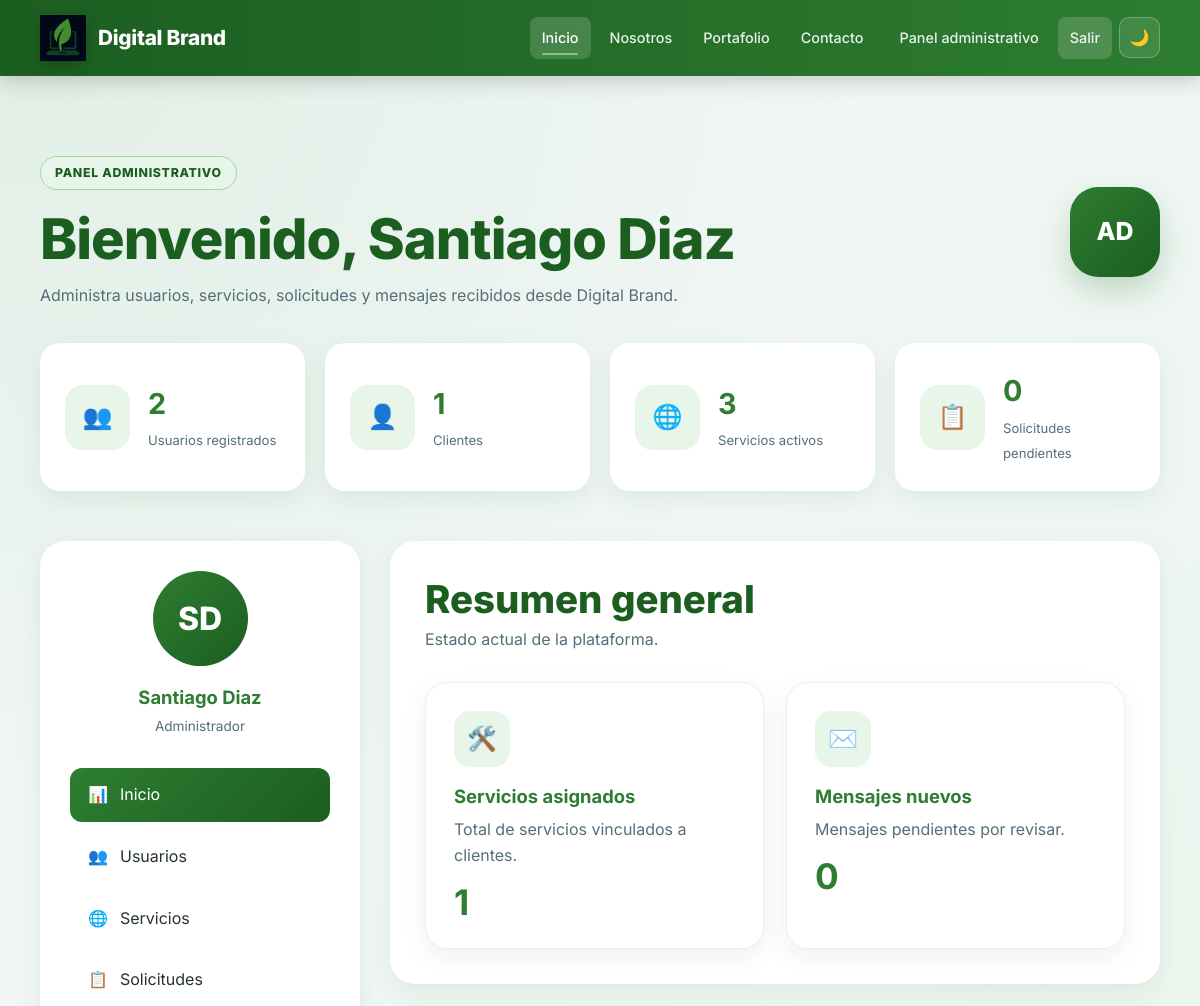
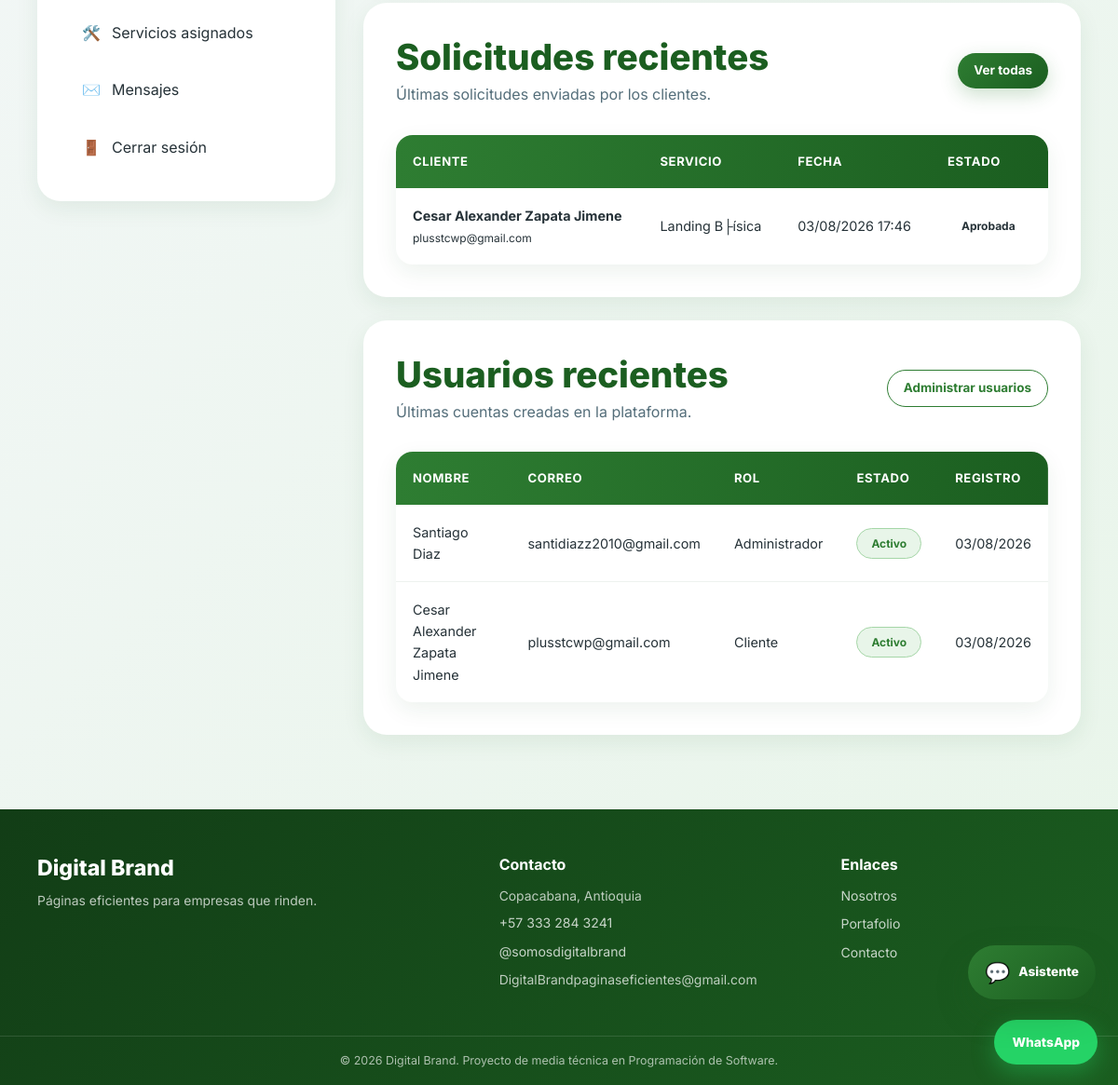
/admin/index.php (signed in), run on the app's committed database (2 pictures, top to bottom).
### tables this page shows
CREATE TABLE `solicitudes_planes` (
  `id` int(10) UNSIGNED NOT NULL,
  `id_usuario` int(10) UNSIGNED NOT NULL,
  `id_servicio` int(10) UNSIGNED NOT NULL,
  `mensaje` text DEFAULT NULL,
  `estado` enum('pendiente','en revisión','aprobada','rechazada','atendida') NOT NULL DEFAULT 'pendiente',
  `fecha_solicitud` timestamp NOT NULL DEFAULT current_timestamp(),
  `fecha_atencion` datetime DEFAULT NULL
);

CREATE TABLE `usuarios` (
  `id_usuario` int(10) UNSIGNED NOT NULL,
  `nombre` varchar(100) NOT NULL,
  `correo` varchar(150) NOT NULL,
  `contrasena` varchar(255) NOT NULL,
  `telefono` varchar(20) DEFAULT NULL,
  `empresa` varchar(120) DEFAULT NULL,
  `rol` enum('cliente','administrador') NOT NULL DEFAULT 'cliente',
  `estado` enum('activo','inactivo') NOT NULL DEFAULT 'activo',
  `fecha_registro` timestamp NOT NULL DEFAULT current_timestamp(),
  `fecha_actualizacion` timestamp NOT NULL DEFAULT current_timestamp() ON UPDATE current_timestamp()
);

CREATE TABLE `servicios` (
  `id_servicio` int(10) UNSIGNED NOT NULL,
  `nombre` varchar(100) NOT NULL,
  `descripcion` text NOT NULL,
  `precio` decimal(12,2) NOT NULL DEFAULT 0.00,
  `caracteristicas` text DEFAULT NULL,
  `estado` enum('activo','inactivo') NOT NULL DEFAULT 'activo',
  `fecha_creacion` timestamp NOT NULL DEFAULT current_timestamp(),
  `fecha_actualizacion` timestamp NOT NULL DEFAULT current_timestamp() ON UPDATE current_timestamp()
);

### admin/index.php (the view, shortened to what the rows shown need)
<?php
$conexion = Database::conectar();
$solicitudesRecientes = $conexion->query("
    SELECT
        sp.id,
        sp.estado,
        sp.fecha_solicitud,
        u.nombre AS usuario,
        u.correo,
        s.nombre AS servicio
    FROM solicitudes_planes sp
    INNER JOIN usuarios u
        ON u.id_usuario = sp.id_usuario
    INNER JOIN servicios s
        ON s.id_servicio = sp.id_servicio
    ORDER BY sp.fecha_solicitud DESC
    LIMIT 5
")->fetchAll();
$usuariosRecientes = $conexion->query("
    SELECT
        id_usuario,
        nombre,
        correo,
        rol,
        estado,
        fecha_registro
    FROM usuarios
    ORDER BY fecha_registro DESC
    LIMIT 5
")->fetchAll();
require_once __DIR__ . '/../includes/header.php';
?>
<section class="seccion">
    <div class="contenedor">
        <div class="panel-bienvenida">
            <div>
                <h1>
                    Bienvenido,
                    <?php echo escapar($_SESSION['nombre']); ?>
                </h1>
            </div>
        </div>
        <div class="dashboard">
            <div class="dashboard-content">
                <section class="panel">
                    <div class="panel-header">
                        <div>
                            <h2>
                                Resumen general
                            </h2>
                        </div>
                    </div>
                </section>
                <section class="panel">
                    <div class="panel-header">
                        <div>
                            <h2>
                                Solicitudes recientes
                            </h2>
                        </div>
                    </div>
                    <?php if (empty($solicitudesRecientes)): ?>
                        <div class="estado-vacio estado-vacio-compacto">
                            <div class="estado-vacio-icono">
                                📋
                            </div>
                            <h3>
                                No existen solicitudes
                            </h3>
                            <p>
                                Las solicitudes de los clientes aparecerán aquí.
                            </p>
                        </div>
                    <?php else: ?>
                        <div class="table-responsive">
                            <table class="table">
                                <thead>
                                    <tr>
                                        <th>Cliente</th>
                                        <th>Servicio</th>
                                        <th>Fecha</th>
                                        <th>Estado</th>
                                    </tr>
                                </thead>
                                <tbody>
                                    <?php foreach (
                                        $solicitudesRecientes as $solicitud
                                    ): ?>
                                        <?php
                                        $claseEstado = strtolower(
                                            $solicitud['estado']
                                        );
                                        $claseEstado = str_replace(
                                            [' ', 'ó'],
                                            ['-', 'o'],
                                            $claseEstado
                                        );
                                        ?>
                                        <tr>
                                            <td data-label="Cliente">
                                                <strong>
                                                    <?php echo escapar(
                                                        $solicitud['usuario']
                                                    ); ?>
                                                </strong>
                                                <br>
                                                <small>
                                                    <?php echo escapar(
                                                        $solicitud['correo']
                                                    ); ?>
                                                </small>
                                            </td>
                                            <td data-label="Servicio">
                                                <?php echo escapar(
                                                    $solicitud['servicio']
                                                ); ?>
                                            </td>
                                            <td data-label="Fecha">
                                                <?php echo date(
                                                    'd/m/Y H:i',
                                                    strtotime(
                                                        $solicitud[
                                                            'fecha_solicitud'
                                                        ]
                                                    )
                                                ); ?>
                                            </td>
                                            <td data-label="Estado">
                                                <span class="badge badge-<?php
                                                    echo escapar($claseEstado);
                                                ?>">
                                                    <?php echo escapar(
                                                        $solicitud['estado']
                                                    ); ?>
                                                </span>
                                            </td>
                                        </tr>
                                    <?php endforeach; ?>
                                </tbody>
                            </table>
                        </div>
                    <?php endif; ?>
                </section>
                <section class="panel">
                    <div class="panel-header">
                        <div>
                            <h2>
                                Usuarios recientes
                            </h2>
                        </div>
                    </div>
                    <?php if (empty($usuariosRecientes)): ?>
                        <div class="estado-vacio estado-vacio-compacto">
                            <p>
                                No existen usuarios registrados.
                            </p>
                        </div>
                    <?php else: ?>
                        <div class="table-responsive">
                            <table class="table">
                                <thead>
                                    <tr>
                                        <th>Nombre</th>
                                        <th>Correo</th>
                                        <th>Rol</th>
                                        <th>Estado</th>
                                        <th>Registro</th>
                                    </tr>
                                </thead>
                                <tbody>
                                    <?php foreach (
                                        $usuariosRecientes as $usuario
                                    ): ?>
                                        <tr>
                                            <td data-label="Nombre">
                                                <?php echo escapar(
                                                    $usuario['nombre']
                                                ); ?>
                                            </td>
                                            <td data-label="Correo">
                                                <?php echo escapar(
                                                    $usuario['correo']
                                                ); ?>
                                            </td>
                                            <td data-label="Rol">
                                                <?php echo escapar(
                                                    ucfirst($usuario['rol'])
                                                ); ?>
                                            </td>
                                            <td data-label="Estado">
                                                <span class="badge badge-<?php
                                                    echo escapar(
                                                        $usuario['estado']
                                                    );
                                                ?>">
                                                    <?php echo escapar(
                                                        $usuario['estado']
                                                    ); ?>
                                                </span>
                                            </td>
                                            <td data-label="Registro">
                                                <?php echo date(
                                                    'd/m/Y',
                                                    strtotime(
                                                        $usuario[
                                                            'fecha_registro'
                                                        ]
                                                    )
                                                ); ?>
                                            </td>
                                        </tr>
                                    <?php endforeach; ?>
                                </tbody>
                            </table>
                        </div>
                    <?php endif; ?>
                </section>
            </div>
        </div>
    </div>
</section>
<?php
require_once __DIR__ . '/../includes/footer.php';
?>

### data on the page
solicitudes_planes: id_usuario.nombre "Cesar Alexander Zapata Jimene", id_usuario.correo "plusstcwp@gmail.com", id_servicio.nombre "Landing B├ísica", fecha_solicitud "03/08/2026 17:46", estado "Aprobada"
usuarios: nombre "Santiago Diaz", correo "santidiazz2010@gmail.com", rol "Administrador", estado "Activo", fecha_registro "03/08/2026"
usuarios: nombre "Cesar Alexander Zapata Jimene", correo "plusstcwp@gmail.com", rol "Cliente", estado "Activo", fecha_registro "03/08/2026"

### other printed values
escapar($_SESSION['nombre']) "Santiago Diaz"
$totalUsuarios "2"
$totalClientes "1"
$totalServicios "3"
$totalSolicitudesPendientes "0"
$totalServiciosAsignados "1"
$totalMensajesNuevos "0"
